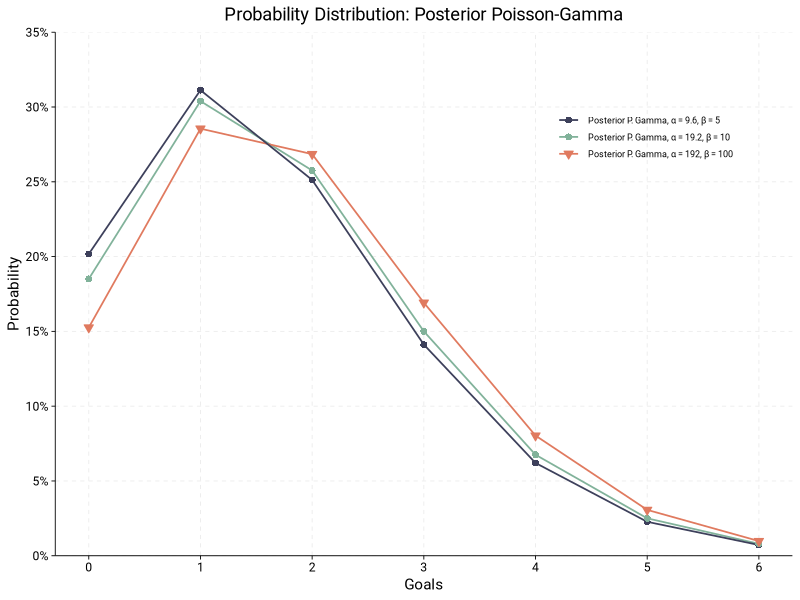
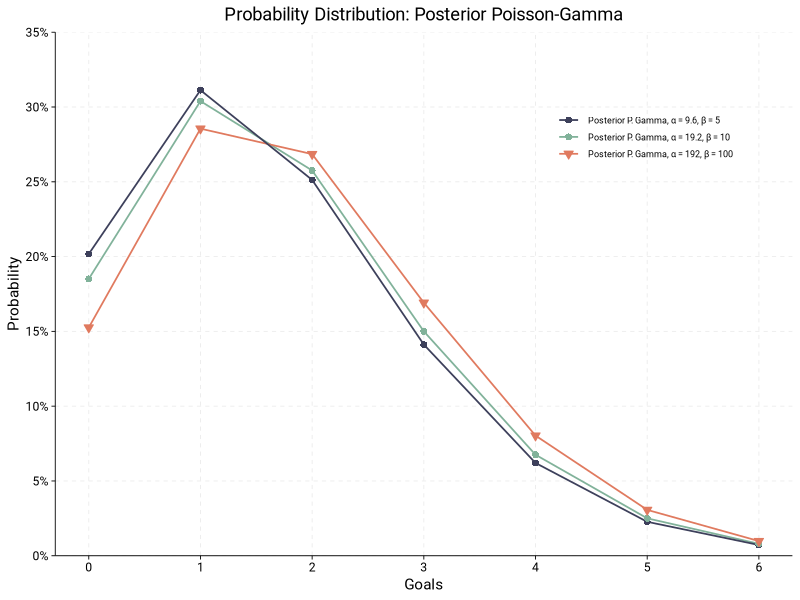

Reproduce these figures in R, in order.
library(tidyverse)

# Define the prior alpha and beta values
prior_params <- tibble(
  alpha = c(9.6, 19.2, 192),
  beta = c(5, 10, 100)
  )

# Observed data
n <- 8 # Number of matches
x <- 12 # Number of goals

# Update the parameters with observed data
posterior_params <- prior_params %>%
  mutate(alpha = alpha + x,
         beta = beta + n)

# Create a sequence of goal values
goal_range <- 0:6

# Compute the density values for each combination of parameters
negative_binomial <- lapply(1:length(posterior_params$alpha), function(i) {
  tibble(
    x = goal_range,
    density = dnbinom(goal_range, size = posterior_params$alpha[i], mu = posterior_params$alpha[i] / posterior_params$beta[i]),
    Parameters = paste0("Posterior P. Gamma, α = ", prior_params$alpha[i], ", β = ", prior_params$beta[i])
  )
})

negative_binomial <- do.call(rbind, negative_binomial)


# Plot the Posterior Negative Binomial distributions
negative_binomial %>%
  ggplot(aes(x = x, y = density, color = Parameters, shape = Parameters, fill = Parameters)) +
  geom_line(linewidth = 0.6) +
  geom_point(size = 2) +
  scale_color_manual(values = c("#3D405B", "#81B29A", "#E07A5F"),
                     breaks = c("Posterior P. Gamma, α = 9.6, β = 5", "Posterior P. Gamma, α = 19.2, β = 10", "Posterior P. Gamma, α = 192, β = 100")) +
  scale_shape_manual(values = c(16,16,25),
                     breaks = c("Posterior P. Gamma, α = 9.6, β = 5", "Posterior P. Gamma, α = 19.2, β = 10", "Posterior P. Gamma, α = 192, β = 100")) +
  scale_fill_manual(values = c("#3D405B","#81B29A","#E07A5F"),
                    breaks = c("Posterior P. Gamma, α = 9.6, β = 5", "Posterior P. Gamma, α = 19.2, β = 10", "Posterior P. Gamma, α = 192, β = 100")) +
  scale_y_continuous(labels = scales::percent,
                     breaks = seq(0, .35, by = 0.05),
                     limits = c(0, .35),
                     expand = c(0,0)) +
  scale_x_continuous(breaks = seq(0, 6, by = 1)) +
  labs(title = "Probability Distribution: Posterior Poisson-Gamma",
       x = "Goals",
       y = "Probability") +
  theme_minimal() +
  theme(
    text = element_text(family = "Roboto"),
    plot.title = element_text(hjust = 0.5),
    axis.text = element_text(color = "black"),
    panel.grid.major = element_line(linetype = "dashed", linewidth = 0.3),
    panel.grid.minor = element_blank(),
    axis.line = element_line(linewidth = 0.3),
    axis.ticks = element_line(linewidth = 0.3),
    legend.position = "inside",
    legend.position.inside = c(0.8, 0.8),
    legend.title = element_blank(),
    legend.key.height = unit(0.1, "cm"),
    legend.key.width = unit(0.6, "cm"),
    legend.key.spacing.y = unit(0.2, "cm"),
    legend.text = element_text(size = 6.5)
  ) 

ggsave("MLS Predictions/Output/Posterior Poisson Gamma Distribution.png", width = 7, height = 4, bg = "white")

